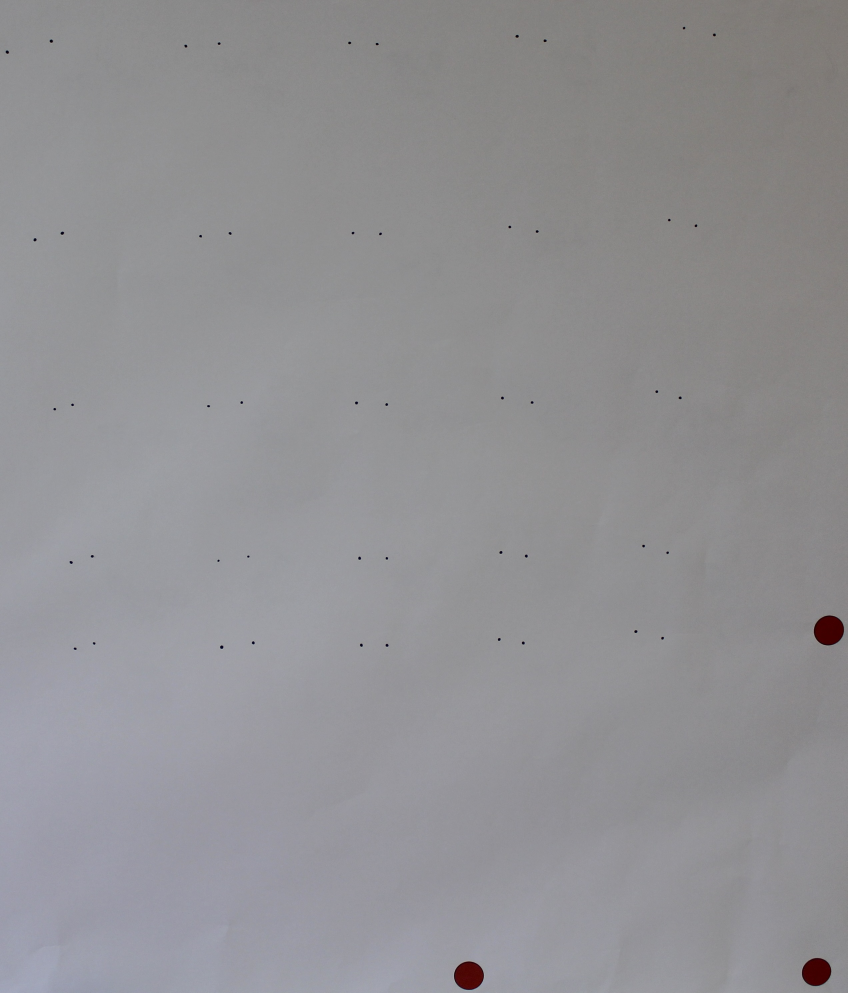
%> input picture Testing/Grid of Points/IMG_7849.JPG, 2542 x 2978 px (shown at 1/3 size)
$ octave GridImageProcessing.m   (GNU Octave 9; MATLAB toolbox functions it lacks are replaced by stand-ins)
%> lines starting %> are read from the running program, lines starting %| are printed output that depends on the picture; in (x1, y1, x2, y2) boxes, pixels count from 0 and x2, y2 are one past the last pixel; in counts of white or black regions, pixels touching at a corner belong together; the program's own positions count from 1
### Testing/Grid of Points/myImgStats.m
function centroids = myImgStats(myPhoto,mask)
%> called with mask = 1

myGrey = rgb2gray(myPhoto);

myMask = imsubtract(myPhoto(:,:,mask),myGrey);
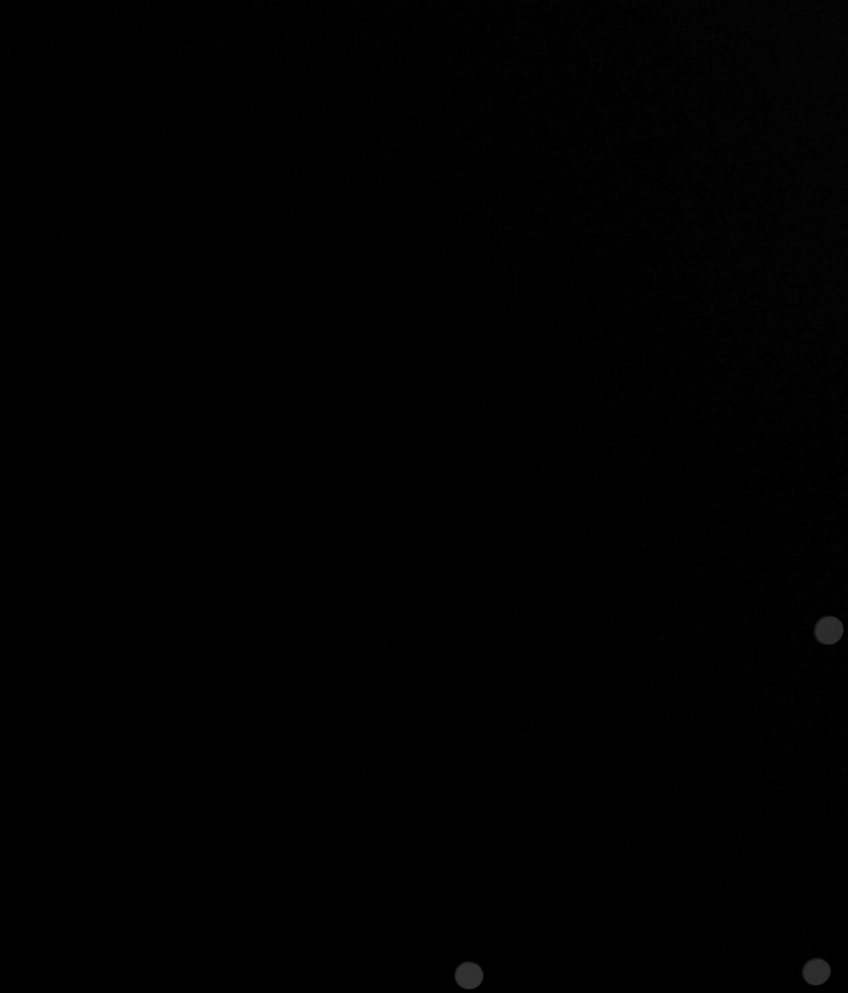
%> myMask: size 2978x2542 uint8 (shown at 1/3 size); min 0, max 53, mean 0.5

myFiltered = medfilt2(myMask,[3 3]);

thres = graythresh(myFiltered);
%> thres = 0.0863

myBinary = im2bw(myFiltered,thres);
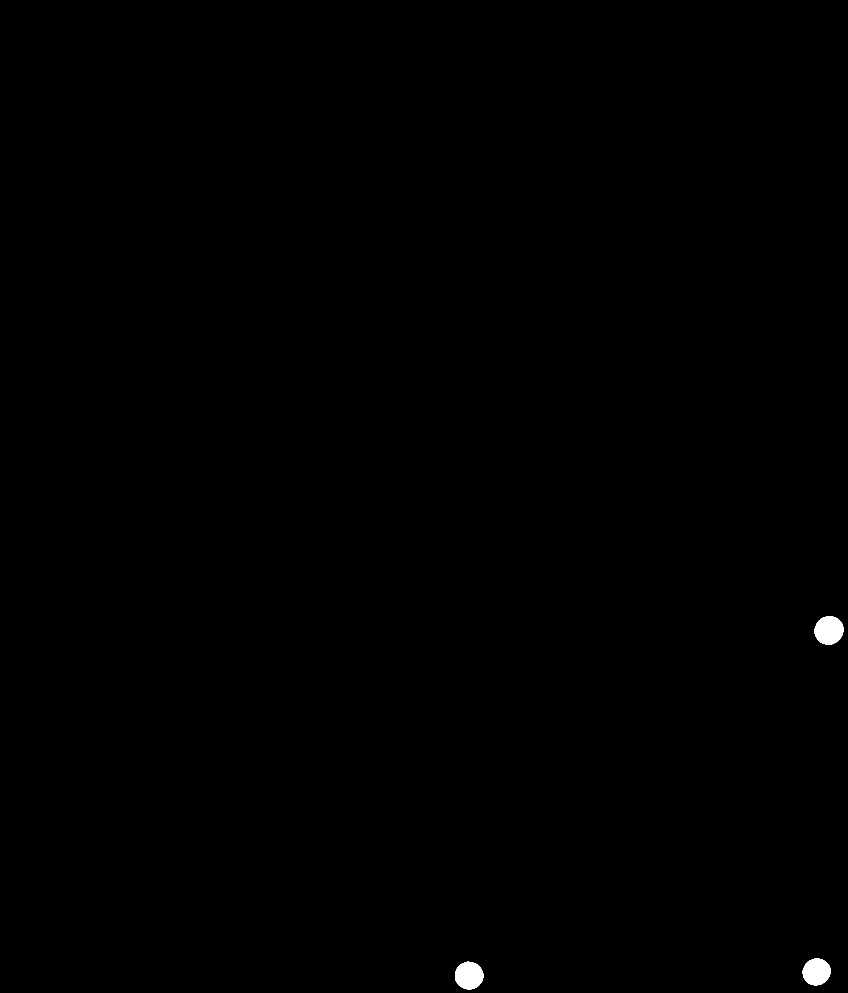
%> myBinary: size 2978x2542 logical (shown at 1/3 size); 0.22% white; 3 white regions

myObjects = bwareaopen(myBinary,300);

labels = bwlabel(myObjects,8);
%> labels: size 2978x2542 double; 4 distinct labels, from 0 to 3

stats = regionprops(labels,'BoundingBox','Centroid');
%> stats = 3 regions; box (x1, y1, x2, y2) and Centroid: (1365, 2885, 1450, 2968) [1407.7 2927.5], (2408, 2876, 2492, 2956) [2450.2 2916.3], (2444, 1849, 2530, 1934) [2487.5 1891.8]

centroids = cat(1, stats.Centroid);
%> centroids = [1407.7 2927.5; 2450.2 2916.3; 2487.5 1891.8]

### Testing/Grid of Points/myLinReg.m
function myReg = myLinReg(x,y)
% Calculates the slope and intercept of the linear regression line using
% the least squares method outlined in ME 236 Course Pack

% Determining number of data points
n = length(x);

% Initializing variables
xy = 0;
xSq = 0;

% Determines sum of x*y and x^2 values
for i = 1:n
    xy = xy + x(i)*y(i);
    xSq = xSq + (x(i)^2);
end

% Calculates slope and intercept of linear regression
intercept = (sum(x)*xy - xSq*sum(y))/((sum(x))^2 - n*xSq);
slope = (sum(x)*sum(y) - n*xy)/((sum(x))^2 - n*xSq);

% Output calculated slope and intercept
myReg = [slope,intercept];

end

### Testing/Grid of Points/GridImageProcessing.m
%% Grid of Points Image Processing
% Samuel S. Artho-Bentz


%% Clean Up
clc
clear all
close all

%% Read in Photo
myPhoto = imread('img_7849.jpg');

%% Set system param
% distance to board from system origin
% dboardMin_mm was measured at 1260. however, it is found that the result
% is VERY dependant on small changes to this
dBoardMin_mm = 1265;
dBoardMin_in = dBoardMin_mm/25.4;
%% Find location of red reference points
% The red dots are 12 inches apart
redDots=myImgStats(myPhoto,1);
%> redDots = [1407.7 2927.5; 2450.2 2916.3; 2487.5 1891.8]

%% Calculate a Vertical Scale for pixels per inch
% Find vertical distances between points in pixels

vDist = [redDots(1,2)-redDots(3,2), redDots(2,2)-redDots(3,2), redDots(1,2)-redDots(2,2)];
%> vDist = [1035.6 1024.5 11.16]

% Actual distance in inches

vDistRef=[12, 12, 0];

% Apply simple linear regression to find a conversion between pixels and inches in the vertical direction
% Measurement[inches] = vertreg(1) * Measurement[pixels] + vertreg(2)

vertReg=myLinReg(vDist,vDistRef);
%> the loop in myLinReg, `for i = 1:n` made 3 passes
%> (xy, xSq) on passes 1 to 3: (12427.7, 1072545.1), (24721.4, 2122104.1), (24721.4, 2122228.6)
%> in myLinReg, `intercept = (sum(x)*xy - xSq*sum(y))/((sum(x))^2 - n*xSq);`: intercept = -0.131
%> in myLinReg, `slope = (sum(x)*sum(y) - n*xy)/((sum(x))^2 - n*xSq);`: slope = 0.0118
%> in myLinReg, `myReg = [slope,intercept];`: myReg = [0.0118 -0.131]
%> vertReg = [0.0118 -0.131]

% Verify linear regression is reasonable
vDistCheck=vertReg(1)* vDist + vertReg(2);
%> vDistCheck = [12.07 11.93 0.000719]

%% Calculate a Horizontal Scale for pixels per inch
% Find Horizontal distances between points in pixels

hDist = [redDots(3,1)-redDots(1,1), redDots(2,1)-redDots(3,1), redDots(2,1)-redDots(1,1)];
%> hDist = [1079.8 -37.26 1042.5]

% Actual distance in inches

hDistRef=[12, 0, 12];

% Apply simple linear regression to find a conversion between pixels and inches in the vertical direction
% Measurement[inches] = vertreg(1) * Measurement[pixels] + vertreg(2)

horReg=myLinReg(hDist,hDistRef);
%> the loop in myLinReg (call 2), `for i = 1:n` made 3 passes
%> (xy, xSq) on passes 1 to 3: (12957.5, 1165946.1), (12957.5, 1167334.2), (25467.9, 2254207.7)
%> horReg = [0.0109 0.414]

% Verify linear regression is reasonable
hDistCheck=horReg(1)* hDist + horReg(2);
%> hDistCheck = [12.2 0.0069 11.79]

%% Find all black dots

myGSPhoto=rgb2gray(myPhoto);
myBWPhoto=myGSPhoto<100;
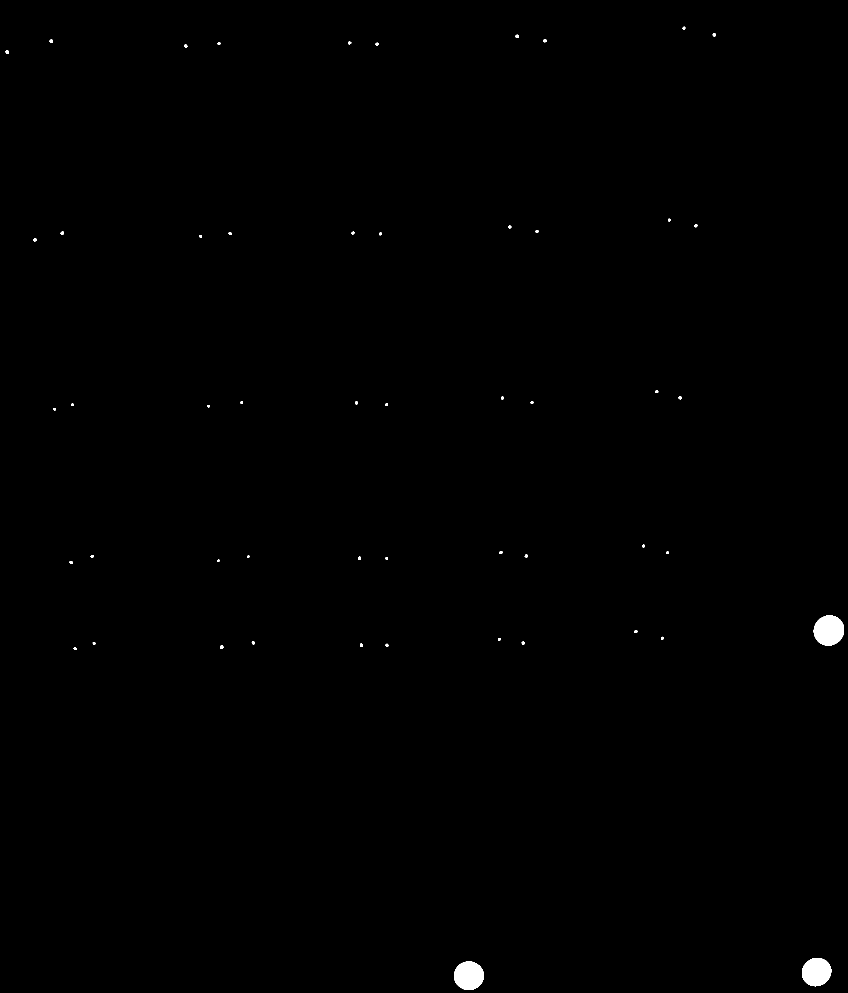
%> myBWPhoto: size 2978x2542 logical (shown at 1/3 size); 0.28% white; 53 white regions, largest, box (x1, y1, x2, y2) and area: (2441, 1846, 2532, 1937) 6472, (1362, 2884, 1452, 2970) 6017, (2406, 2874, 2494, 2959) 5854
rp=regionprops(myBWPhoto,myGSPhoto,'Centroid');
%> rp = 53 regions; first 5, Centroid: [22.5 156.8], [105.6 719.9], [154.4 124], [164.7 1228], [187.6 700]
centroids = cat(1, rp.Centroid);
%> centroids = 53 rows, first 12: [22.49 156.8; 105.6 719.9; 154.4 124; 164.7 1228; 187.6 700; 214 1687.9; 218.2 1215; 226 1946.7; 277.1 1669.5; 282.9 1930.8; 558 138.8; 602.3 709.2]

% Remove the centroids of the red dots from the list
for i = 1:length(centroids)
    if i > length(centroids)
        break
    end
    if ((centroids(i,1)>redDots(1,1)*.9) && (centroids(i,1)<redDots(1,1)*1.1)) && ((centroids(i,2)>redDots(1,2)*.9) && (centroids(i,2)<redDots(1,2)*1.1))
        centroids(i,:)=[];
    end
    if ((centroids(i,1)>redDots(2,1)*.9) && (centroids(i,1)<redDots(2,1)*1.1)) && ((centroids(i,2)>redDots(2,2)*.9) && (centroids(i,2)<redDots(2,2)*1.1))
        centroids(i,:)=[];
    end
    if ((centroids(i,1)>redDots(3,1)*.9) && (centroids(i,1)<redDots(3,1)*1.1)) && ((centroids(i,2)>redDots(3,2)*.9) && (centroids(i,2)<redDots(3,2)*1.1))
        centroids(i,:)=[];
    end
end
%> this loop made 52 passes
%> after the loop, centroids = 50 rows, first 12: [22.49 156.8; 105.6 719.9; 154.4 124; 164.7 1228; 187.6 700; 214 1687.9; 218.2 1215; 226 1946.7; 277.1 1669.5; 282.9 1930.8; 558 138.8; 602.3 709.2]

%% Find the matching pairs of points by looking for those that are within 150 pixels of each other.
pairIndex = 1;
for i = 1:length(centroids)
    for j = 1:length(centroids)
        if (i~=j)&& (j>i)
            if hypot(centroids(i,1)-centroids(j,1), centroids(i,2)-centroids(j,2))<150
                centroidPairs(pairIndex, :) = [i,j];
                pairIndex= pairIndex +1;
            end
        end
    end
end
%> this loop made 50 passes
%> after the loop, centroidPairs = 25 rows, first 12: [1 3; 2 5; 4 7; 6 9; 8 10; 11 15; 12 17; 13 18; 14 19; 16 20; 21 26; 22 27]; pairIndex = 26


%% Convert centroid coordinates from pixels to inches using the scales above
centroidsInches(:,1) = horReg(1) * centroids(:,1) + horReg(2);
centroidsInches(:,2) = vertReg(1) * centroids(:,2) + vertReg(2);

%% Create new variable pair data
for i = 1:length(centroidPairs)
    % pairedCoord = [p1x p1y p2x p2y]
    pairedCoord(i,:) = [centroidsInches(centroidPairs(i,1),1) centroidsInches(centroidPairs(i,1),2) centroidsInches(centroidPairs(i,2),1) centroidsInches(centroidPairs(i,2),2)];
end
%> this loop made 25 passes
%> after the loop, pairedCoord = 25 rows, first 8: [0.659 1.72 2.1 1.33; 1.57 8.35 2.46 8.11; 2.21 14.33 2.79 14.18; 2.75 19.75 3.44 19.53; 2.88 22.79 3.5 22.61; 6.5 1.5 7.59 1.42; 6.99 8.22 7.96 8.12; 7.25 14.23 8.33 14.1]

%% Find distance between each pair of points
for i = 1:length(centroidPairs)
    pairDistance(i,1) = hypot(pairedCoord(i,1)-pairedCoord(i,3),pairedCoord(i,2)-pairedCoord(i,4));
end
%> after the loop, pairDistance = 25 values, max 1.49 at index 1, min 0.603 at index 3, mean 0.92

%% use the distance from the board (known)
% define one dot (center bottom) as 'correct'
% use locations of all the dots, along with the commanded angles, to do
% some sort of error? +/- theoretical angle?

%% Reassociate all points with new origin
% New origin at bottom middle pair
middleBottomPair = 15; % Determined manually (az = 0, alt = 17)
middleBottomCoord = [mean([pairedCoord(middleBottomPair, 1), pairedCoord(middleBottomPair,3)]) mean([pairedCoord(middleBottomPair, 2), pairedCoord(middleBottomPair,4)])];
%> middleBottomCoord = [12.67 22.67]
middleBottomWRTZero = [0, tand(17)*dBoardMin_in];
% All points wrt 0,0
pairedCoord = [pairedCoord(:,1)-middleBottomCoord(1), -pairedCoord(:,2)+middleBottomCoord(2)+middleBottomWRTZero(2), pairedCoord(:,3)-middleBottomCoord(1), -pairedCoord(:,4)+middleBottomCoord(2)+middleBottomWRTZero(2)];
%> pairedCoord = 25 rows, first 8: [-12.01 36.18 -10.57 36.57; -11.11 29.55 -10.21 29.79; -10.46 23.57 -9.88 23.72; -9.92 18.15 -9.23 18.37; -9.79 15.1 -9.17 15.29; -6.17 36.39 -5.08 36.48; -5.69 29.68 -4.72 29.78; -5.42 23.67 -4.34 23.8]

%% Find average point between each pair
for i=1:length(pairedCoord)
    pairedCoord(i,5) = mean([pairedCoord(i,1),pairedCoord(i,3)]);
    pairedCoord(i,6) = mean([pairedCoord(i,2),pairedCoord(i,4)]);
end
%> after the loop, pairedCoord = 25 rows, first 8: [-12.01 36.18 -10.57 36.57 -11.29 36.38; -11.11 29.55 -10.21 29.79 -10.66 29.67; -10.46 23.57 -9.88 23.72 -10.17 23.64; -9.92 18.15 -9.23 18.37 -9.58 18.26; -9.79 15.1 -9.17 15.29 -9.48 15.2; -6.17 36.39 -5.08 36.48 -5.62 36.44; -5.69 29.68 -4.72 29.78 -5.2 29.73; -5.42 23.67 -4.34 23.8 -4.88 23.73]
%% Associate commanded angles to each pair
% Ideally would automatically assign commanded angles to each pair but for
% sake of time, doing it manually. adding [az, alt] to each pair
pairedCoord(1,7:8) = [-10, 35];
pairedCoord(2,7:8) = [-10, 30];
pairedCoord(3,7:8) = [-10, 25];
pairedCoord(4,7:8) = [-10, 20];
pairedCoord(5,7:8) = [-10, 17];
pairedCoord(6,7:8) = [-5, 35];
pairedCoord(7,7:8) = [-5, 30];
pairedCoord(8,7:8) = [-5, 25];
pairedCoord(9,7:8) = [-5, 20];
pairedCoord(10,7:8) = [-5, 17];
pairedCoord(11,7:8) = [0, 35];
pairedCoord(12,7:8) = [0, 30];
pairedCoord(13,7:8) = [0, 25];
pairedCoord(14,7:8) = [0, 20];
pairedCoord(15,7:8) = [0, 17];
pairedCoord(16,7:8) = [5, 17];
pairedCoord(17,7:8) = [5, 20];
pairedCoord(18,7:8) = [5, 25];
pairedCoord(19,7:8) = [5, 30];
pairedCoord(20,7:8) = [5, 35];
pairedCoord(21,7:8) = [10, 17];
pairedCoord(22,7:8) = [10, 20];
pairedCoord(23,7:8) = [10, 25];
pairedCoord(24,7:8) = [10, 30];
pairedCoord(25,7:8) = [10, 35];

%% Associate Theoretical x,y distances with each pair
% pairedCoord = [x1, y1, x2, y2, xavg, yavg, azCmd, altCmd, xTheoretical, yTheoretical]

%
for i=1:length(pairedCoord)
    pairedCoord(i,9) = dBoardMin_in*tand(pairedCoord(i, 7));
    pairedCoord(i,10) = dBoardMin_in*tand(pairedCoord(i,8))/cosd(pairedCoord(i,7));
end

%% Calc Percent Error of each point from its theoretical location
% This gives poor comparison values because the range of distances examined
% are so different. Better to back calculate from x1,y1,etc into what the
% angle its looking at is. This will be better for doing error.
for i = 1:length(pairedCoord)
    percentErrorDistance(i,1) = abs((pairedCoord(i,1)-pairedCoord(i,9))/pairedCoord(i,9))*100;
    percentErrorDistance(i,2) = abs((pairedCoord(i,2)-pairedCoord(i,10))/pairedCoord(i,10))*100;
    percentErrorDistance(i,3) = abs((pairedCoord(i,3)-pairedCoord(i,9))/pairedCoord(i,9))*100;
    percentErrorDistance(i,4) = abs((pairedCoord(i,4)-pairedCoord(i,10))/pairedCoord(i,10))*100;
    percentErrorDistance(i,5) = abs((pairedCoord(i,5)-pairedCoord(i,9))/pairedCoord(i,9))*100;
    percentErrorDistance(i,6) = abs((pairedCoord(i,6)-pairedCoord(i,10))/pairedCoord(i,10))*100;
    absoluteErrorDistance(i,1) =  abs((pairedCoord(i,1)-pairedCoord(i,9)));
    absoluteErrorDistance(i,2) =  abs((pairedCoord(i,2)-pairedCoord(i,10)));
    absoluteErrorDistance(i,3) =  abs((pairedCoord(i,3)-pairedCoord(i,9)));
    absoluteErrorDistance(i,4) =  abs((pairedCoord(i,4)-pairedCoord(i,10)));
    absoluteErrorDistance(i,5) =  abs((pairedCoord(i,5)-pairedCoord(i,9)));
    absoluteErrorDistance(i,6) =  abs((pairedCoord(i,6)-pairedCoord(i,10)));
end
%> after the loop, absoluteErrorDistance = 25 rows, first 8: [3.23 0.771 1.79 1.16 2.51 0.965; 2.33 0.353 1.43 0.588 1.88 0.47; 1.68 0.0149 1.1 0.138 1.39 0.0616; 1.14 0.255 0.453 0.0391 0.798 0.147; 1.01 0.358 0.39 0.171 0.701 0.264; 1.81 1.39 0.722 1.47 1.27 1.43; 1.33 0.813 0.36 0.912 0.844 0.863; 1.07 0.359 0.0183 0.486 0.524 0.423]; percentErrorDistance = 25 rows, first 8: [36.81 2.18 20.41 3.27 28.61 2.72; 26.48 1.21 16.29 2.01 21.39 1.61; 19.13 0.0632 12.49 0.586 15.81 0.261; 13.01 1.39 5.16 0.212 9.08 0.799; 11.51 2.31 4.44 1.1 7.98 1.71; 41.57 3.97 16.58 4.21 29.07 4.09; 30.48 2.82 8.25 3.16 19.37 2.99; 24.49 1.54 0.42 2.08 12.04 1.81]
testVar = [percentErrorDistance(:,5:6) absoluteErrorDistance(:,5:6)];
%> testVar = 25 rows, first 8: [28.61 2.72 2.51 0.965; 21.39 1.61 1.88 0.47; 15.81 0.261 1.39 0.0616; 9.08 0.799 0.798 0.147; 7.98 1.71 0.701 0.264; 29.07 4.09 1.27 1.43; 19.37 2.99 0.844 0.863; 12.04 1.81 0.524 0.423]

%% Calc what angle each point is theoretically looking at.
% theoreticalAngle = [azCmd, altCmd, p1Az, p1Alt, p2Az, p2Alt, pavgAz,
% pavgAlt]
for i = 1:length(pairedCoord)
    angleBackCalculated(i,1:2) = pairedCoord(i, 7:8);
    angleBackCalculated(i,3) = atan2d(pairedCoord(i,1), dBoardMin_in);
    angleBackCalculated(i,4) = atan2d(pairedCoord(i,2)*cosd(angleBackCalculated(i,3)), dBoardMin_in);
    angleBackCalculated(i,5) = atan2d(pairedCoord(i,3), dBoardMin_in);
    angleBackCalculated(i,6) = atan2d(pairedCoord(i,4)*cosd(angleBackCalculated(i,5)) ,dBoardMin_in);
    angleBackCalculated(i,7) = atan2d(pairedCoord(i,5), dBoardMin_in);
    angleBackCalculated(i,8) = atan2d(pairedCoord(i,6)*cosd(angleBackCalculated(i,7)), dBoardMin_in);

end

%% Calc Percent Percent Error of back calculated angle vs command angle
for i = 1:length(angleBackCalculated)
   percentErrorAngular(i,1) = abs((angleBackCalculated(i,3)-angleBackCalculated(i,1))/ angleBackCalculated(i,1))*100;
   percentErrorAngular(i,2) = abs((angleBackCalculated(i,4)-angleBackCalculated(i,2))/ angleBackCalculated(i,2))*100;
   percentErrorAngular(i,3) = abs((angleBackCalculated(i,5)-angleBackCalculated(i,1))/ angleBackCalculated(i,1))*100;
   percentErrorAngular(i,4) = abs((angleBackCalculated(i,6)-angleBackCalculated(i,2))/ angleBackCalculated(i,2))*100;
   percentErrorAngular(i,5) = abs((angleBackCalculated(i,7)-angleBackCalculated(i,1))/ angleBackCalculated(i,1))*100;
   percentErrorAngular(i,6) = abs((angleBackCalculated(i,8)-angleBackCalculated(i,2))/ angleBackCalculated(i,2))*100;
end
%> after the loop, percentErrorAngular = 25 rows, first 8: [35.62 0.661 19.87 1.97 27.77 1.32; 25.73 0.252 15.88 1.22 20.81 0.737; 18.63 0.605 12.19 0.163 15.41 0.22; 12.7 1.66 5.04 0.342 8.88 0.997; 11.24 2.52 4.35 1.17 7.8 1.84; 41.21 2.71 16.47 3.09 28.86 2.91; 30.25 2.09 8.21 2.54 19.24 2.32; 24.32 1.16 0.418 1.83 11.96 1.5]
% [7 lines of commented-out code are left out]
